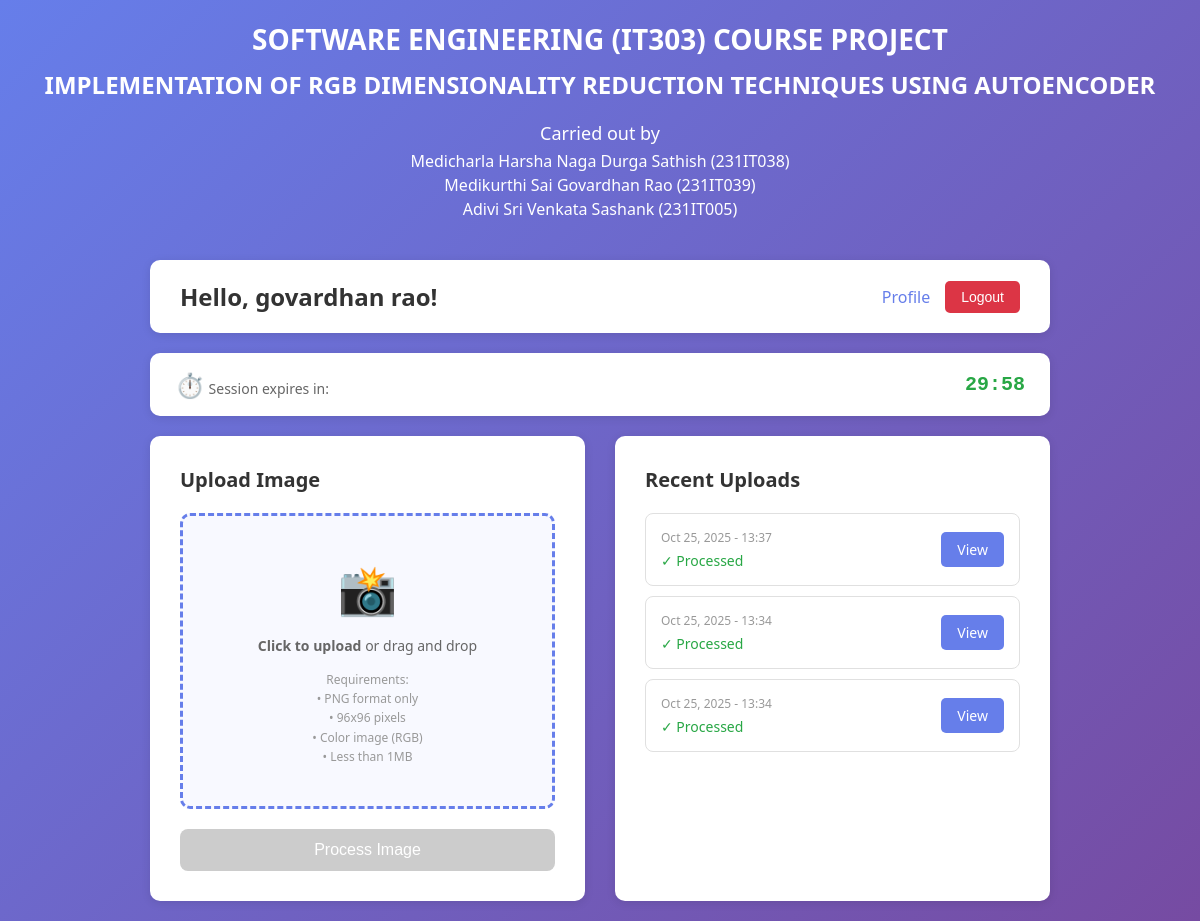
Before: / (signed in) with the older database file.
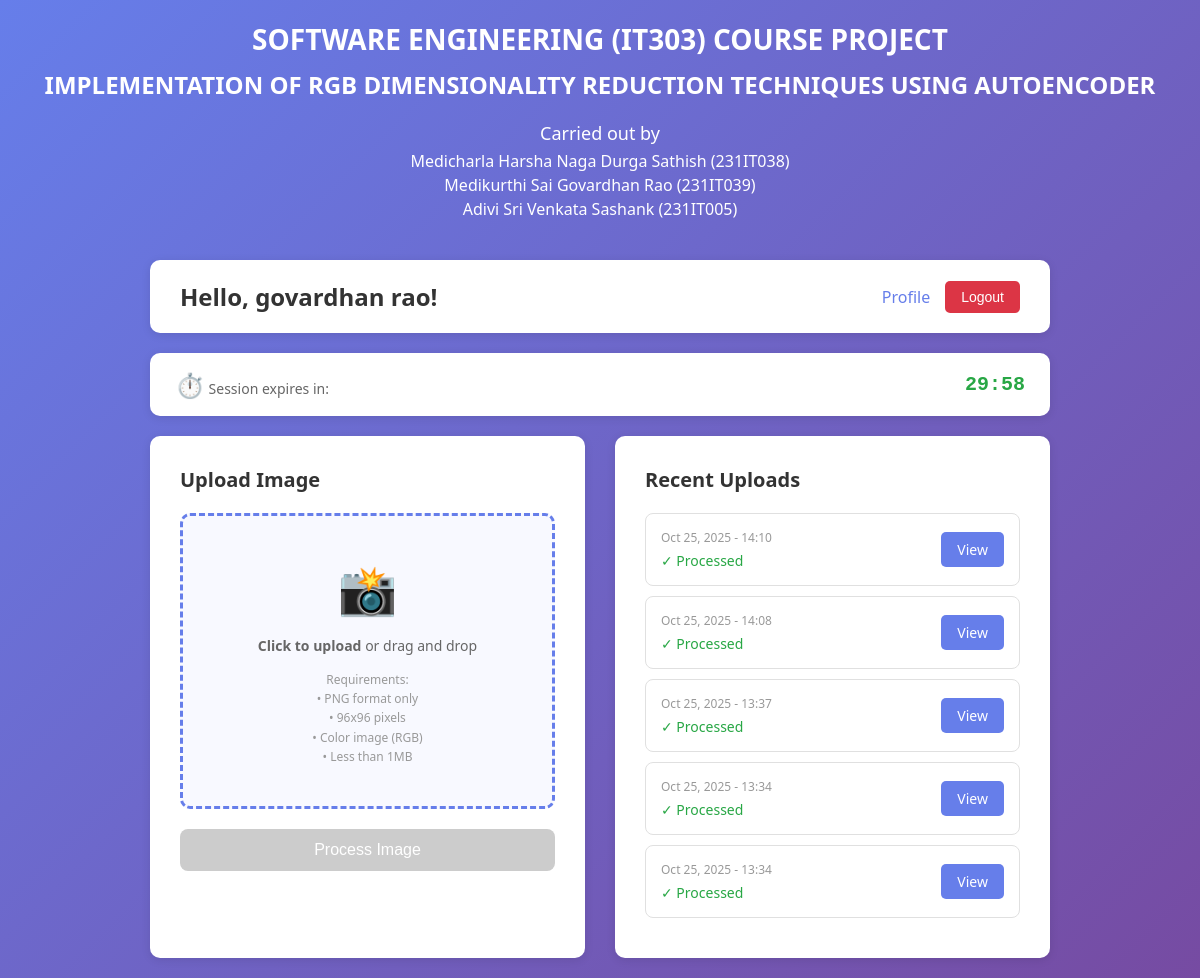
After: the same page with the newer database file.
### account/models.py (models this page shows, shortened)
class ImageUpload(models.Model):
    user = models.ForeignKey(CustomUser, on_delete=models.CASCADE, related_name='images')
    input_image = models.ImageField(upload_to='uploads/input/')
    output_image = models.ImageField(upload_to='uploads/output/', null=True, blank=True)
    uploaded_at = models.DateTimeField(auto_now_add=True)
    processed = models.BooleanField(default=False)
    class Meta:
        ordering = ['-uploaded_at']
        verbose_name = 'Image Upload'
        verbose_name_plural = 'Image Uploads'

### account/views.py (the view)
# urls.py: path('', home, name='home'),
@login_required
def home(request):
    session_time_remaining = get_session_info(request)
    if request.method == 'POST':
        form = ImageUploadForm(request.POST, request.FILES)
        if form.is_valid():
            image_file = request.FILES.get('input_image')
            is_valid, error_message = validate_image(image_file)
            if not is_valid:
                messages.error(request, f"Image validation failed: {error_message}")
                return render(request, "account/home.html", {
                    'form': form,
                    'session_time_remaining': session_time_remaining
                })
            image_upload = form.save(commit=False)
            image_upload.user = request.user
            image_upload.save()
            try:
                process_image(image_upload)
                messages.success(request, 'Image uploaded and processed successfully!')
                return redirect('account:results', pk=image_upload.pk)
            except Exception as e:
                messages.error(request, f"Error processing image: {str(e)}")
                image_upload.delete()
        else:
            for field, errors in form.errors.items():
                for error in errors:
                    messages.error(request, error)
    else:
        form = ImageUploadForm()
    recent_uploads = ImageUpload.objects.filter(user=request.user)[:5]
    return render(request, "account/home.html", {
        'form': form,
        'recent_uploads': recent_uploads,
        'session_time_remaining': session_time_remaining
    })

### account/views.py (called while the page is built)
def get_session_info(request):
    try:
        expiry_age = request.session.get_expiry_age()
        return max(0, int(expiry_age))
    except:
        return settings.SESSION_COOKIE_AGE

### templates/account/home.html (shortened to what this page needs)
<!DOCTYPE html>
<html lang="en">
<head>
</head>
<body>
    <div class="project-title-section" style="text-align: center; margin-bottom: 40px; color: white;">
        <h1 style="font-size: 28px; font-weight: 700; margin-bottom: 10px;">
            SOFTWARE ENGINEERING (IT303) COURSE PROJECT
        </h1>
        <h2 style="font-size: 24px; margin-bottom: 20px;">
            IMPLEMENTATION OF RGB DIMENSIONALITY REDUCTION TECHNIQUES USING AUTOENCODER
        </h2>
        <div style="font-size: 18px; margin-bottom: 5px;">
            Carried out by
        </div>
        <div style="font-size: 16px; margin-bottom: 2px;">
            Medicharla Harsha Naga Durga Sathish (231IT038)
        </div>
        <div style="font-size: 16px; margin-bottom: 2px;">
            Medikurthi Sai Govardhan Rao (231IT039)
        </div>
        <div style="font-size: 16px;">
            Adivi Sri Venkata Sashank (231IT005)
        </div>
    </div>
    <div class="container">
        <div class="header">
            <h2>Hello, {{ user.get_full_name|default:user.username }}!</h2>
            <div class="nav-links">
                <a href="{% url 'account:profile' %}">Profile</a>
                <form method="post" action="{% url 'account:logout' %}" style="display: inline;">
                    <button type="submit" class="logout-btn">Logout</button>
                </form>
            </div>
        </div>
        <div class="session-timer">
            <div class="session-timer-label">
                <span class="session-icon">⏱️</span>
                Session expires in:
            </div>
            <div class="session-timer-display">
                <span class="session-time" id="sessionTimer">--:--</span>
            </div>
        </div>
        <div class="main-content">
            <div class="upload-section">
                <h3>Upload Image</h3>
                <form method="post" enctype="multipart/form-data" id="uploadForm">
                    <div class="upload-area" id="uploadArea">
                        <div class="upload-icon">📸</div>
                        <div class="upload-text">
                            <strong>Click to upload</strong> or drag and drop
                        </div>
                        <div class="upload-requirements">
                            Requirements:<br>
                            • PNG format only<br>
                            • 96x96 pixels<br>
                            • Color image (RGB)<br>
                            • Less than 1MB
                        </div>
                    </div>
                    <button type="submit" class="upload-btn" id="uploadBtn" disabled>Process Image</button>
                </form>
            </div>
            <div class="recent-section">
                <h3>Recent Uploads</h3>
                {% if recent_uploads %}
                <ul class="recent-uploads">
                    {% for upload in recent_uploads %}
                    <li class="recent-item">
                        <div class="recent-item-info">
                            <div class="recent-item-date">{{ upload.uploaded_at|date:"M d, Y - H:i" }}</div>
                            <div class="recent-item-status">
                                {% if upload.processed %}✓ Processed{% else %}⏳ Processing{% endif %}
                            </div>
                        </div>
                        <a href="{% url 'account:results' upload.pk %}" class="view-btn">View</a>
                    </li>
                    {% endfor %}
                </ul>
                {% else %}
                <div class="no-uploads">
                    No uploads yet. Upload your first image!
                </div>
                {% endif %}
            </div>
        </div>
    </div>
</body>
</html>

Changed rows visible on the page:
added ImageUpload: uploaded_at "Oct 25, 2025 - 14:10", processed "✓ Processed"
added ImageUpload: uploaded_at "Oct 25, 2025 - 14:08", processed "✓ Processed"
